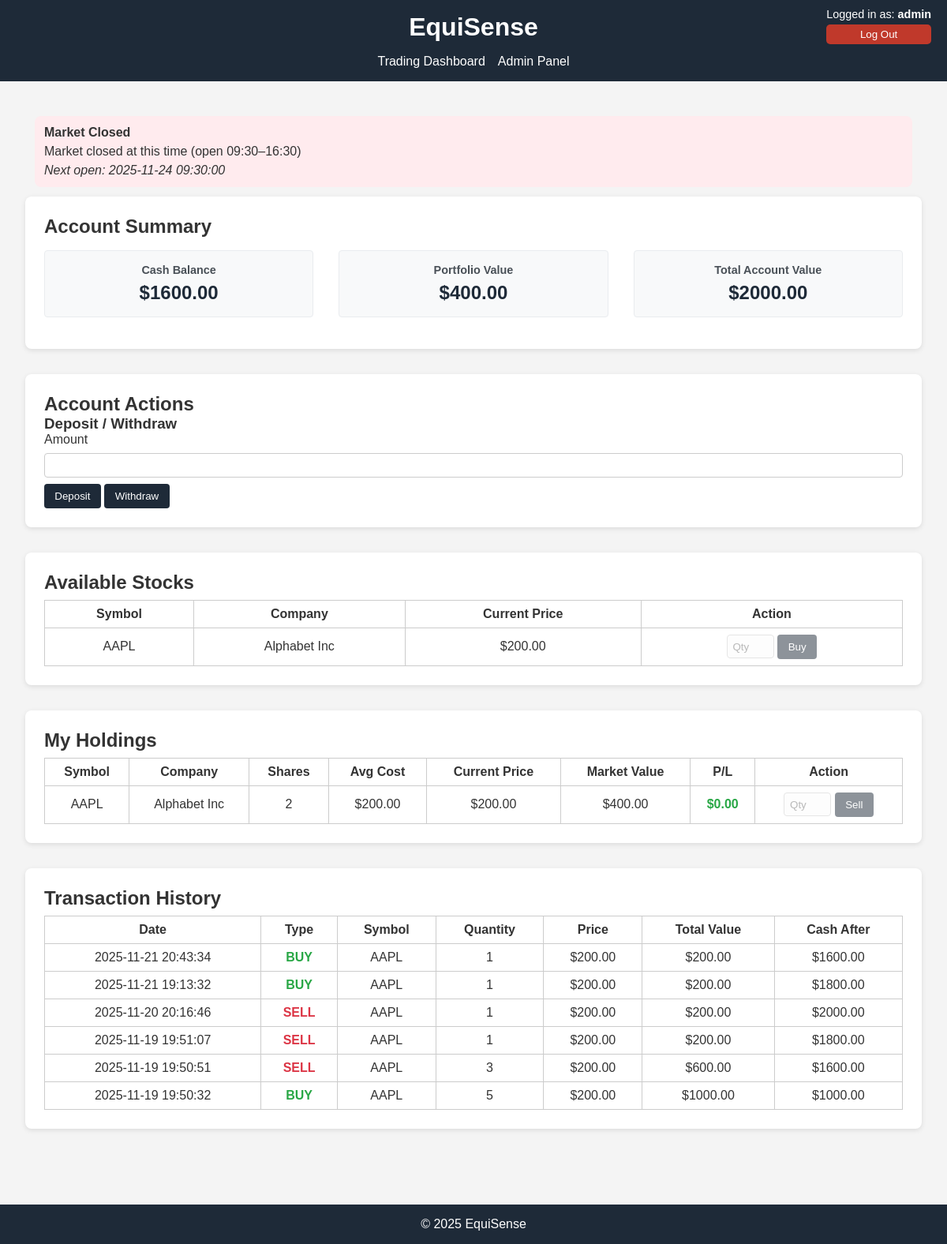
The page /dashboard/1 (signed in) on the database its author committed.
### tables this page shows
CREATE TABLE users (
    user_id INTEGER PRIMARY KEY AUTOINCREMENT,
    username TEXT NOT NULL UNIQUE,
    email TEXT NOT NULL UNIQUE,
    balance REAL DEFAULT 0.0,
    password_hash TEXT NOT NULL,
    is_admin INTEGER DEFAULT 0
);

CREATE TABLE stocks (
    stock_id INTEGER PRIMARY KEY AUTOINCREMENT,
    symbol TEXT NOT NULL UNIQUE,
    company_name TEXT NOT NULL,
    price REAL NOT NULL
);

CREATE TABLE portfolio (
    portfolio_id INTEGER PRIMARY KEY AUTOINCREMENT,
    user_id INTEGER NOT NULL,
    stock_id INTEGER NOT NULL,
    quantity INTEGER DEFAULT 0,
    avg_cost REAL DEFAULT 0,
    total_invested REAL DEFAULT 0,
    last_updated TEXT DEFAULT CURRENT_TIMESTAMP,
    FOREIGN KEY (user_id) REFERENCES users(user_id),
    FOREIGN KEY (stock_id) REFERENCES stocks(stock_id)
);

CREATE TABLE transaction_history (
    transaction_id INTEGER PRIMARY KEY AUTOINCREMENT,
    user_id INTEGER NOT NULL,
    stock_id INTEGER NOT NULL,
    order_type TEXT NOT NULL,
    quantity INTEGER NOT NULL,
    price REAL NOT NULL,
    total_value REAL NOT NULL,
    cash_before REAL NOT NULL,
    cash_after REAL NOT NULL,
    realized_pl REAL DEFAULT 0,
    timestamp TEXT DEFAULT CURRENT_TIMESTAMP,
    FOREIGN KEY (user_id) REFERENCES users(user_id),
    FOREIGN KEY (stock_id) REFERENCES stocks(stock_id)
);

### app.py (the view)
@app.route('/dashboard/<int:user_id>')
def dashboard(user_id):
    if 'user_id' not in session or session['user_id'] != user_id:
        flash("You must be logged in to view that page.", "error")
        return redirect(url_for('login'))
    conn = get_db_connection()
    user = conn.execute('SELECT * FROM users WHERE user_id = ?', (user_id,)).fetchone()
    if not user:
        flash("User not found.", "error")
        conn.close()
        return redirect(url_for('login'))
    available_stocks = conn.execute('SELECT * FROM stocks ORDER BY symbol').fetchall()
    portfolio = conn.execute('''
        SELECT s.stock_id, s.symbol, s.company_name, s.price as current_price,
               p.quantity, p.avg_cost, p.total_invested,
               (p.quantity * s.price) AS value,
               (s.price - p.avg_cost) * p.quantity AS unrealized_pl
        FROM portfolio p
        JOIN stocks s ON p.stock_id = s.stock_id
        WHERE p.user_id = ? AND p.quantity > 0
        ORDER BY s.symbol
    ''', (user_id,)).fetchall()
    transaction_history = conn.execute('''
        SELECT th.*, s.symbol
        FROM transaction_history th
        JOIN stocks s ON th.stock_id = s.stock_id
        WHERE th.user_id = ?
        ORDER BY th.timestamp DESC
        LIMIT 50
    ''', (user_id,)).fetchall()
    conn.close()
    return render_template(
        'dashboard.html',
        user=user,
        balance=user['balance'],
        portfolio=portfolio,
        available_stocks=available_stocks,
        transaction_history=transaction_history,
        user_id=user_id
    )

### app.py (called while the page is built)
def get_db_connection():
    conn = sqlite3.connect(DB_NAME)
    conn.row_factory = sqlite3.Row
    return conn

### templates/dashboard.html (shortened to what this page needs)
<!DOCTYPE html>
<html lang="en">
<head>
  <link rel="stylesheet" href="{{ url_for('static', filename='styles.css') }}">
</head>
<body>
<header>
  <h1>EquiSense</h1>
  <nav>
    <ul>
      <li><a href="{{ url_for('dashboard', user_id=user_id) }}">Trading Dashboard</a></li>
      {% if session.is_admin == 1 %}
      <li><a href="{{ url_for('admin') }}">Admin Panel</a></li>
      {% endif %}
    </ul>
  </nav>
  <div class="user-info">
    <p>Logged in as: <strong>{{ user['username'] }}</strong></p>
    <form action="{{ url_for('logout') }}" method="post">
      <button type="submit">Log Out</button>
    </form>
  </div>
</header>
<main>
  <div id="market-status-banner"
       style="display:none; padding:12px; margin:12px; border-radius:8px; background:#ffeeee;">
    <strong id="market-status-text"></strong>
    <div id="market-reason" style="margin-top:6px;"></div>
    <div id="market-nextopen" style="margin-top:6px; font-style:italic;"></div>
  </div>
  <section class="panel">
    <h2>Account Summary</h2>
    <div class="account-summary">
      <div class="balance-item">
        <h3>Cash Balance</h3>
        <p>${{ "%.2f"|format(balance) }}</p>
      </div>
      <div class="balance-item">
        <h3>Portfolio Value</h3>
        <p>${{ "%.2f"|format(portfolio|sum(attribute='value') or 0) }}</p>
      </div>
      <div class="balance-item">
        <h3>Total Account Value</h3>
        <p>${{ "%.2f"|format(balance + (portfolio|sum(attribute='value') or 0)) }}</p>
      </div>
    </div>
  </section>
  <section class="panel">
    <h2>Account Actions</h2>
    <div class="form-section">
      <div class="depositwithdraw">
        <h3>Deposit / Withdraw</h3>
        <form action="{{ url_for('depositwithdraw', user_id=user_id) }}" method="post">
          <label for="account-amount">Amount</label>
          <input type="number" id="account-amount" name="amount" step="0.01" required>
          <div class="button-row">
            <button type="submit" name="action" value="deposit">Deposit</button>
            <button type="submit" name="action" value="withdraw">Withdraw</button>
          </div>
        </form>
      </div>
    </div>
  </section>
  <section class="panel">
    <h2>Available Stocks</h2>
    {% if available_stocks %}
      <table>
        <tr>
          <th>Symbol</th>
          <th>Company</th>
          <th>Current Price</th>
          <th>Action</th>
        </tr>
        {% for stock in available_stocks %}
          <tr>
            <td>{{ stock.symbol }}</td>
            <td>{{ stock.company_name }}</td>
            <td>${{ "%.2f"|format(stock.price) }}</td>
            <td>
              <form action="{{ url_for('buy_stock', user_id=user_id) }}" method="post" style="display:inline;">
                <input type="number" name="quantity" placeholder="Qty" min="1" required style="width:60px;">
                <button type="submit">Buy</button>
              </form>
            </td>
          </tr>
        {% endfor %}
      </table>
    {% else %}
      <p>No stocks available. Admin needs to add stocks to the system.</p>
    {% endif %}
  </section>
  <section class="panel">
    <h2>My Holdings</h2>
    {% if portfolio %}
      <table>
        <tr>
          <th>Symbol</th>
          <th>Company</th>
          <th>Shares</th>
          <th>Avg Cost</th>
          <th>Current Price</th>
          <th>Market Value</th>
          <th>P/L</th>
          <th>Action</th>
        </tr>
        {% for holding in portfolio %}
          <tr>
            <td>{{ holding.symbol }}</td>
            <td>{{ holding.company_name }}</td>
            <td>{{ holding.quantity }}</td>
            <td>${{ "%.2f"|format(holding.avg_cost or 0) }}</td>
            <td>${{ "%.2f"|format(holding.current_price) }}</td>
            <td>${{ "%.2f"|format(holding.value) }}</td>
            <td class="{% if holding.unrealized_pl >= 0 %}positive{% else %}negative{% endif %}">
              ${{ "%.2f"|format(holding.unrealized_pl or 0) }}
            </td>
            <td>
              <form action="{{ url_for('sell_stock', user_id=user_id) }}" method="post" style="display:inline;">
                <input type="number" name="quantity" placeholder="Qty" min="1" max="{{ holding.quantity }}" required style="width:60px;">
                <button type="submit">Sell</button>
              </form>
            </td>
          </tr>
        {% endfor %}
      </table>
    {% else %}
      <p>No holdings yet. Buy some stocks to get started!</p>
    {% endif %}
  </section>
  <section class="panel">
    <h2>Transaction History</h2>
    {% if transaction_history %}
      <table>
        <tr>
          <th>Date</th>
          <th>Type</th>
          <th>Symbol</th>
          <th>Quantity</th>
          <th>Price</th>
          <th>Total Value</th>
          <th>Cash After</th>
        </tr>
        {% for transaction in transaction_history %}
          <tr>
            <td>{{ transaction.timestamp }}</td>
            <td class="{% if transaction.order_type == 'BUY' %}buy{% else %}sell{% endif %}">
              {{ transaction.order_type }}
            </td>
            <td>{{ transaction.symbol }}</td>
            <td>{{ transaction.quantity }}</td>
            <td>${{ "%.2f"|format(transaction.price) }}</td>
            <td>${{ "%.2f"|format(transaction.quantity * transaction.price) }}</td>
            <td>${{ "%.2f"|format(transaction.cash_after) }}</td>
          </tr>
        {% endfor %}
      </table>
    {% else %}
      <p>No transactions yet. Start trading to see your history!</p>
    {% endif %}
  </section>
</main>
<footer>
  <p>&copy; 2025 EquiSense</p>
</footer>
</body>
</html>

### static/styles.css (style rules this page uses)
* { margin: 0; padding: 0; box-sizing: border-box; font-family: Arial, sans-serif; }
body { background-color: #f4f4f4; color: #333; }
header { background: #1e2a38; color: #fff; padding: 1em; text-align: center; }
header h1 { margin-bottom: 0.5em; }
nav ul { list-style: none; display: flex; justify-content: center; gap: 1em; }
nav a { color: #fff; text-decoration: none; }
main { padding: 2em; }
.panel { background: #fff; padding: 1.5em; margin-bottom: 2em; border-radius: 8px; box-shadow: 0 2px 6px rgba(0,0,0,0.1); }
form { display: flex; flex-direction: column; gap: 0.5em; }
input { padding: 0.5em; border: 1px solid #ccc; border-radius: 4px; }
button { padding: 0.6em 1em; border: none; background: #1e2a38; color: #fff; border-radius: 4px; cursor: pointer; }
table { width: 100%; border-collapse: collapse; margin-top: 0.5em; }
table, th, td { border: 1px solid #ccc; text-align: center; padding: 0.5em; }
footer { text-align: center; padding: 1em; background: #1e2a38; color: #fff; margin-top: 2em; }
.account-summary { display: flex; gap: 2em; margin: 1em 0; }
.balance-item { flex: 1; text-align: center; padding: 1em; background: #f8f9fa; border-radius: 4px; border: 1px solid #e9ecef; }
.balance-item h3 { margin-bottom: 0.5em; color: #495057; font-size: 0.9em; }
.balance-item p { font-size: 1.5em; font-weight: bold; color: #1e2a38; margin: 0; }
.positive { color: #28a745; font-weight: bold; }
.buy { color: #28a745; font-weight: bold; }
.sell { color: #dc3545; font-weight: bold; }
.user-info { position: absolute; top: 10px; right: 20px; text-align: right; }
.user-info p { margin: 0; font-size: 0.9rem; }
.user-info button { margin-top: 5px; padding: 5px 10px; border: none; background-color: #c0392b; color: white; cursor: pointer; border-radius: 5px; }
* { margin:0;padding:0;box-sizing:border-box;font-family:Arial, sans-serif }
body { background:#f4f4f4;color:#333 }
header { background:#1e2a38;color:#fff;padding:1em;text-align:center }
header h1 { margin-bottom:.5em }
nav ul { list-style:none;display:flex;justify-content:center;gap:1em }
nav a { color:#fff;text-decoration:none }
main { padding:2em }
footer { text-align:center;padding:1em;background:#1e2a38;color:#fff;margin-top:2em }
.panel { background:#fff;padding:1.5em;margin-bottom:2em;border-radius:8px;box-shadow:0 2px 6px rgba(0,0,0,.1) }
.disabled-btn { opacity: 0.5; pointer-events: none; }

### rows shown on the page
users: username "admin", balance "1600.00"
stocks: symbol "AAPL", company_name "Alphabet Inc", price "200.00", current_price "200.00"
portfolio: symbol "AAPL", company_name "Alphabet Inc", quantity "2", avg_cost "200.00", value "400.00", quantity "0.00"
transaction_history: price "200.00", transaction.quantity*transaction.price "200.00", cash_after "1600.00"
transaction_history: price "200.00", transaction.quantity*transaction.price "200.00", cash_after "1800.00"
transaction_history: price "200.00", transaction.quantity*transaction.price "200.00", cash_after "2000.00"
transaction_history: price "200.00", transaction.quantity*transaction.price "200.00", cash_after "1800.00"
transaction_history: price "200.00", transaction.quantity*transaction.price "600.00", cash_after "1600.00"
transaction_history: price "200.00", transaction.quantity*transaction.price "1000.00", cash_after "1000.00"

### other values the page prints
{{ "%.2f"|format(portfolio|sum(attribute='value') or 0) }} "400.00"
{{ "%.2f"|format(balance + (portfolio|sum(attribute='value') or 0)) }} "2000.00"
